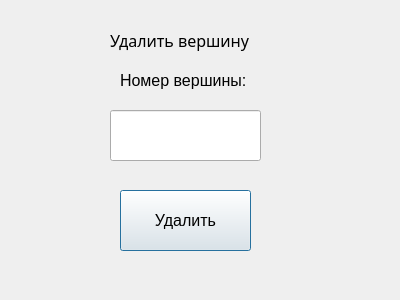
<?xml version="1.0" encoding="UTF-8"?>
<ui version="4.0">
 <class>DelNodeWindow</class>
 <widget class="QDialog" name="DelNodeWindow">
  <property name="geometry">
   <rect>
    <x>0</x>
    <y>0</y>
    <width>400</width>
    <height>300</height>
   </rect>
  </property>
  <property name="windowTitle">
   <string>Dialog</string>
  </property>
  <widget class="QLabel" name="label">
   <property name="geometry">
    <rect>
     <x>110</x>
     <y>10</y>
     <width>201</width>
     <height>61</height>
    </rect>
   </property>
   <property name="font">
    <font>
     <family>Arial Black</family>
     <pointsize>12</pointsize>
    </font>
   </property>
   <property name="text">
    <string>Удалить вершину</string>
   </property>
  </widget>
  <widget class="QLabel" name="label_2">
   <property name="geometry">
    <rect>
     <x>120</x>
     <y>60</y>
     <width>131</width>
     <height>41</height>
    </rect>
   </property>
   <property name="font">
    <font>
     <pointsize>12</pointsize>
    </font>
   </property>
   <property name="text">
    <string>Номер вершины:</string>
   </property>
  </widget>
  <widget class="QLineEdit" name="NumberLine">
   <property name="geometry">
    <rect>
     <x>110</x>
     <y>110</y>
     <width>151</width>
     <height>51</height>
    </rect>
   </property>
  </widget>
  <widget class="QPushButton" name="DelNodeBtn">
   <property name="geometry">
    <rect>
     <x>120</x>
     <y>190</y>
     <width>131</width>
     <height>61</height>
    </rect>
   </property>
   <property name="font">
    <font>
     <pointsize>12</pointsize>
    </font>
   </property>
   <property name="text">
    <string>Удалить</string>
   </property>
  </widget>
 </widget>
 <resources/>
 <connections/>
</ui>
